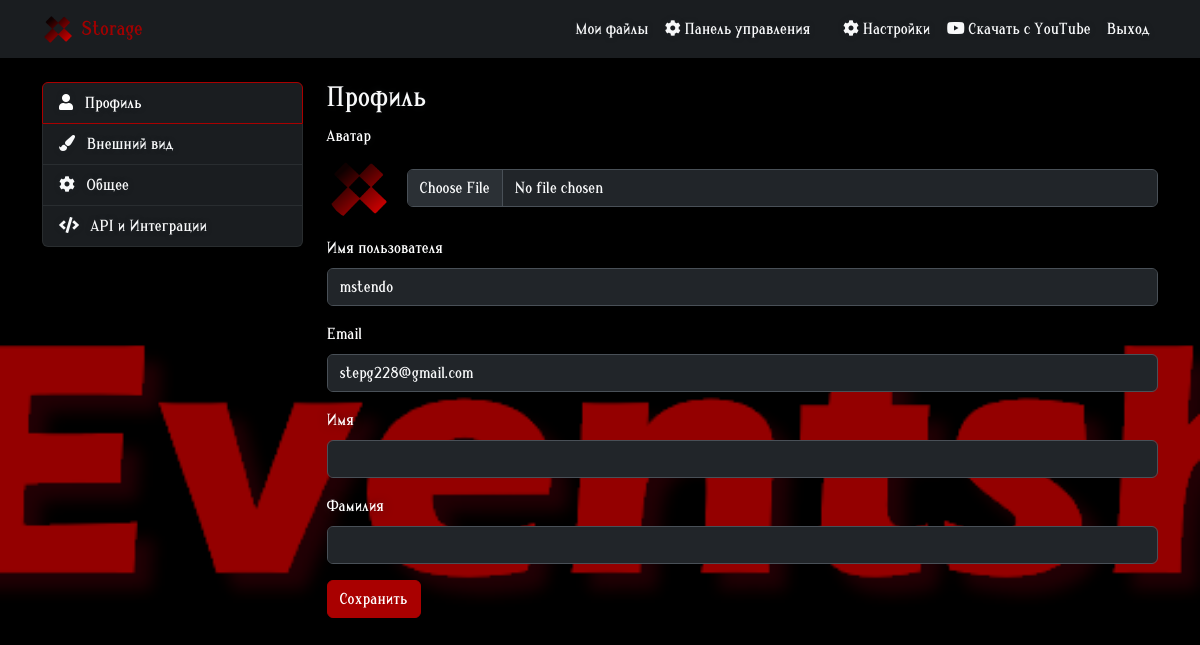
The page /auth/settings/profile/ (signed in) on the database its author committed.
### eventshock_auth/models.py (models this page shows, shortened)
class SystemSettings(models.Model):
    site_name = models.CharField(max_length=100, default='eStorage')
    site_logo = models.ImageField(upload_to='system/logo/', null=True, blank=True)
    site_name_color = models.CharField(max_length=7, default='#ffffff', help_text='HEX color code')
    class Meta:
        verbose_name = 'System Settings'
        verbose_name_plural = 'System Settings'
    @classmethod
    def get_settings(cls):
        settings, _ = cls.objects.get_or_create(pk=1)
        return settings

class UserProfile(models.Model):
    user = models.OneToOneField(User, on_delete=models.CASCADE)
    is_oauth_user = models.BooleanField(default=False)
    avatar = models.ImageField(upload_to='avatars/', null=True, blank=True)
    theme = models.CharField(max_length=20, choices=[
        ('light', 'Светлая'),
        ('dark', 'Темная'),
        ('auto', 'Системная')
    ], default='light')
    language = models.CharField(max_length=2, default='ru', choices=[
        ('ru', 'Русский'),
        ('en', 'English'),
        ('ja', '日本語')
    ])
    developer_mode = models.BooleanField(default=False)
    storage_quota = models.BigIntegerField(default=10737418240)  # 10 GB в айтах
    background_image = models.ImageField(upload_to='backgrounds/', null=True, blank=True)
    accent_color = models.CharField(max_length=7, default='#0d6efd',  # Bootstrap primary color
                                  help_text='HEX color code')
    navbar_opacity = models.FloatField(default=1.0)  # Прозрачность навбара
    container_opacity = models.FloatField(default=1.0)  # Прозрачность контейнера
    navbar_color = models.CharField(max_length=7, default='#212529')  # Цвет навбара
    container_color = models.CharField(max_length=7, default='#f8f9fa')  # Цвет контейнеров
    custom_text_color = models.BooleanField(default=False)
    text_color = models.CharField(max_length=7, default='#000000',
                                help_text='HEX color code')
    custom_font = models.FileField(
        upload_to='fonts/',
        null=True,
        blank=True,
        help_text='Поддерживаемые форматы: .ttf, .otf, .woff, .woff2'
    )
    font_family_name = models.CharField(
        max_length=100,
        null=True,
        blank=True,
        help_text='Название шрифта для CSS'
    )
    font_format = models.CharField(
        max_length=20,
        null=True,
        blank=True,
        help_text='Формат шрифта для CSS (truetype, opentype, woff, woff2)'
    )
    def accent_color_rgb(self):
        color = self.accent_color.lstrip('#')
        return f"{int(color[:2], 16)}, {int(color[2:4], 16)}, {int(color[4:], 16)}"
    def accent_color_darker(self):
        color = self.accent_color.lstrip('#')
        r = max(int(color[:2], 16) - 30, 0)
        g = max(int(color[2:4], 16) - 30, 0)
        b = max(int(color[4:], 16) - 30, 0)
        return f"#{r:02x}{g:02x}{b:02x}"

### eventshock_auth/views.py (the view, shortened to what this page needs)
# urls.py: path('settings/profile/', views.settings_profile, name='settings_profile'),
@login_required
def settings_profile(request):
    profile, created = UserProfile.objects.get_or_create(user=request.user)
    return render(request, 'eventshock_auth/settings/profile.html', {'active_tab': 'profile'})

### utils/context_processors.py (called while the page is built)
def language_processor(request):
    current_lang = request.LANGUAGE_CODE
    languages = get_available_languages()
    translations = load_language(current_lang)
    return {
        'available_languages': languages,
        'current_language': current_lang,
        't': translations['translations']  # Для удобного доступа к переводам в шаблонах
    }

def system_settings(request):
    return {
        'system_settings': SystemSettings.get_settings()
    }

### utils/localization.py (called while the page is built)
def load_language(lang_code):
    lang_file = os.path.join(settings.BASE_DIR, 'lang', f'{lang_code}.json')
    try:
        with open(lang_file, 'r', encoding='utf-8') as f:
            return json.load(f)
    except FileNotFoundError:
        with open(os.path.join(settings.BASE_DIR, 'lang', 'en.json'), 'r', encoding='utf-8') as f:
            return json.load(f)

def get_available_languages():
    lang_dir = os.path.join(settings.BASE_DIR, 'lang')
    languages = []
    for file in os.listdir(lang_dir):
        if file.endswith('.json'):
            with open(os.path.join(lang_dir, file), 'r', encoding='utf-8') as f:
                lang_data = json.load(f)
                languages.append({
                    'id': lang_data['id'],
                    'name': lang_data['name']
                })
    return languages

### templates/eventshock_auth/settings/profile.html (shortened to what this page needs)
{% extends 'eventshock_auth/settings/base.html' %}
{% block settings_content %}
<h3>Профиль</h3>
<form method="post" enctype="multipart/form-data">
    <div class="mb-3">
        <label class="form-label">Аватар</label>
        <div class="d-flex align-items-center">
            {% if user.userprofile.avatar %}
                <img src="{{ user.userprofile.avatar.url }}" alt="Avatar" class="rounded-circle me-3" style="width: 64px; height: 64px;">
            {% else %}
                <div class="rounded-circle bg-light me-3 d-flex align-items-center justify-content-center" style="width: 64px; height: 64px;">
                    <i class="fas fa-user fa-2x text-muted"></i>
                </div>
            {% endif %}
            <input type="file" name="avatar" class="form-control" accept="image/*">
        </div>
    </div>
    <div class="mb-3">
        <label class="form-label">Имя пользователя</label>
        <input type="text" name="username" class="form-control" value="{{ user.username }}" required>
    </div>
    <div class="mb-3">
        <label class="form-label">Email</label>
        <input type="email" name="email" class="form-control" value="{{ user.email }}" required>
    </div>
    <div class="mb-3">
        <label class="form-label">Имя</label>
        <input type="text" name="first_name" class="form-control" value="{{ user.first_name }}">
    </div>
    <div class="mb-3">
        <label class="form-label">Фамилия</label>
        <input type="text" name="last_name" class="form-control" value="{{ user.last_name }}">
    </div>
    <button type="submit" class="btn btn-primary">Сохранить</button>
</form>
{% endblock %}

### templates/base.html (shortened to what this page needs)
<!DOCTYPE html>
<html lang="ru" data-bs-theme="{{ user.userprofile.theme }}">
<head>
    <link href="https://cdn.jsdelivr.net/npm/bootstrap@5.3.0/dist/css/bootstrap.min.css" rel="stylesheet">
    <link rel="stylesheet" href="https://cdnjs.cloudflare.com/ajax/libs/font-awesome/6.0.0/css/all.min.css">
    <link href="https://vjs.zencdn.net/7.20.3/video-js.css" rel="stylesheet" />
    <link href="https://cdn.jsdelivr.net/npm/plyr@3.7.8/dist/plyr.css" rel="stylesheet" />
    <link href="https://cdnjs.cloudflare.com/ajax/libs/medium-zoom/1.0.6/medium-zoom.min.css" rel="stylesheet">
    <link rel="stylesheet" href="https://cdnjs.cloudflare.com/ajax/libs/font-awesome/5.15.4/css/all.min.css">
</head>
<body>
    <nav class="navbar navbar-expand-lg">
        <div class="container">
            <a class="navbar-brand d-flex align-items-center" href="/">
                {% if system_settings.site_logo %}
                    <img src="{{ system_settings.site_logo.url }}" alt="Logo"
                         class="me-2" style="height: 32px;">
                {% endif %}
                <span style="color: {{ system_settings.site_name_color }}">
                    {{ system_settings.site_name }}
                </span>
            </a>
            <div class="collapse navbar-collapse" id="navbarNav">
                <ul class="navbar-nav ms-auto">
                    {% if user.is_authenticated %}
                        <li class="nav-item">
                            <a class="nav-link" href="{% url 'dashboard' %}">{{ t.storage.my_files }}</a>
                        </li>
                        {% if user.is_superuser %}
                        <li class="nav-item">
                            <a class="nav-link" href="{% url 'esadmin:dashboard' %}">
                                <i class="fas fa-cog"></i> {{ t.admin.dashboard }}
                            </a>
                        </li>
                        {% endif %}
                        <li class="nav-item">
                            <a class="nav-link" href="{% url 'manage_accounts' %}">{{ t.settings.linked_accounts }}</a>
                        </li>
                        <li class="nav-item">
                            <a class="nav-link" href="{% url 'settings_profile' %}">
                                <i class="fas fa-cog"></i> {{ t.settings.settings }}
                            </a>
                        </li>
                        <li class="nav-item">
                            <a class="nav-link" href="{% url 'youtube_download' %}">
                                <i class="fab fa-youtube"></i> {{ t.storage.youtube_download }}
                            </a>
                        </li>
                        <li class="nav-item">
                            <a class="nav-link" href="{% url 'logout' %}">{{ t.auth.logout }}</a>
                        </li>
                    {% endif %}
                </ul>
            </div>
        </div>
    </nav>
    <div class="container mt-4">
        <div class="content-container">
            {% block content %}
            {% endblock %}
        </div>
    </div>
</body>
</html>

### templates/base.html (style rules this page uses)
:root { --bs-body-bg: #f8f9fa; --bs-body-color: #212529; --bs-primary: #0d6efd; --bs-link-color: #0d6efd; --bs-link-hover-color: #0d6efd; --bs-navbar-color: #212529; --bs-container-color: #f8f9fa; }
[data-bs-theme="dark"] { --bs-body-bg: #212529; --bs-body-color: #f8f9fa; --bs-border-color: #495057; }
.navbar { background: rgba(var(--bs-body-bg-rgb), 0.5) !important; backdrop-filter: blur(10px); z-index: 8500 !important; }
body { position: relative; }
.card *, .navbar *, .modal * { color: inherit; }
.nav-link { color: var(--bs-body-color) !important; }
.navbar-nav .nav-link { color: var(--bs-body-color) !important; text-shadow: 0 0 10px rgba(var(--bs-body-bg-rgb), 0.5); }
[data-bs-theme="dark"] { --text-color: #f8f9fa; }
.nav-link, .list-group-item, .navbar-nav .nav-link, h1, h2, h3, h4, h5, h6, .text-muted { color: var(--text-color) !important; }
.navbar-nav .nav-link, .settings-nav .nav-link, .list-group-item { text-shadow: 0 0 5px rgba(var(--bs-body-bg-rgb), 0.5); }
body > *:not(.card):not(.navbar):not(.modal):not(script):not(style) { color: var(--adaptive-text-color, var(--bs-body-color)); transition: color 0.3s ease; }
.transparent-text { text-shadow: 0 0 10px rgba(var(--bs-body-bg-rgb), 0.5); }
[data-bs-theme="dark"] .input-group .form-control, [data-bs-theme="dark"] .input-group .input-group-text, [data-bs-theme="dark"] .form-control:disabled, [data-bs-theme="dark"] .form-control[readonly], [data-bs-theme="dark"] .form-control, [data-bs-theme="dark"] input[readonly], [data-bs-theme="dark"] textarea[readonly], [data-bs-theme="dark"] .form-select { background-color: var(--bs-dark) !important; color: var(--bs-light) !important; border-color: var(--bs-gray-700) !important; }

### rows shown on the page
SystemSettings: site_logo (picture), site_name "Storage"

### other values the page prints
{{ t.storage.my_files }} "Мои файлы"
{{ t.admin.dashboard }} "Панель управления"
{{ t.settings.settings }} "Настройки"
{{ t.storage.youtube_download }} "Скачать с YouTube"
{{ t.auth.logout }} "Выход"
